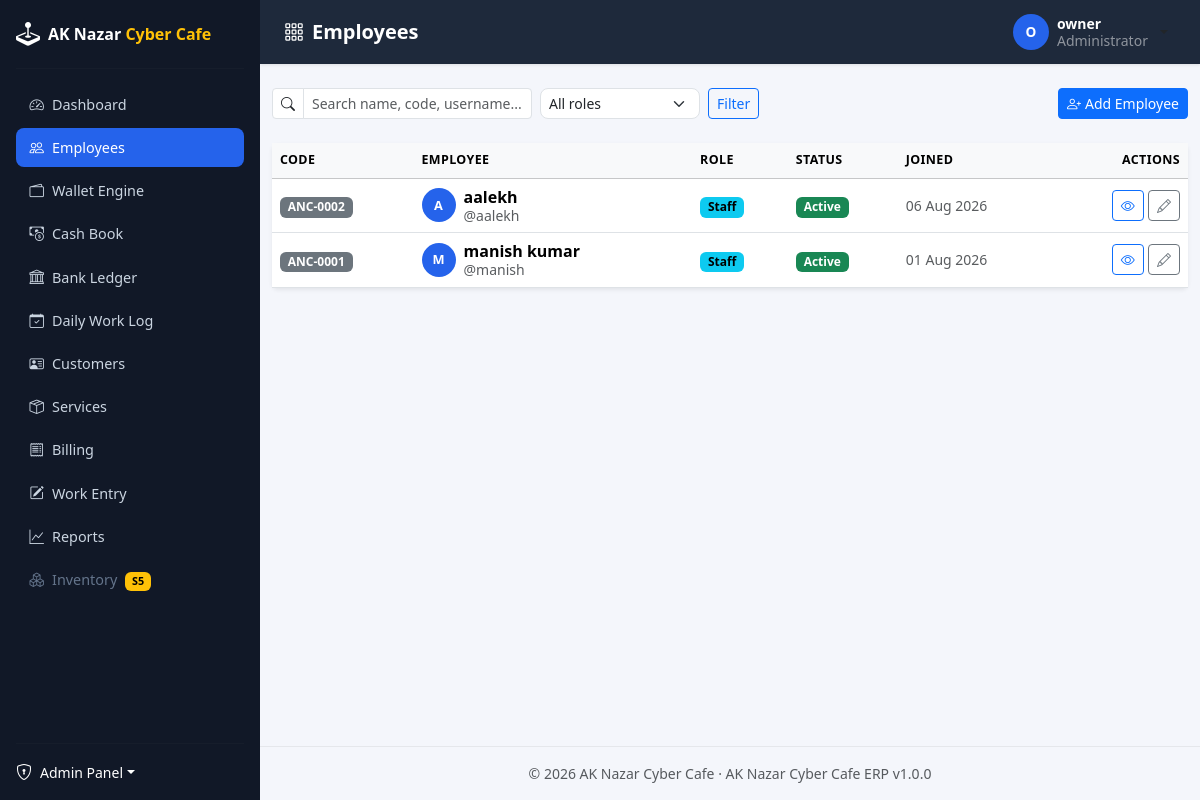
The page /employees/ (signed in) on the database as committed earlier.
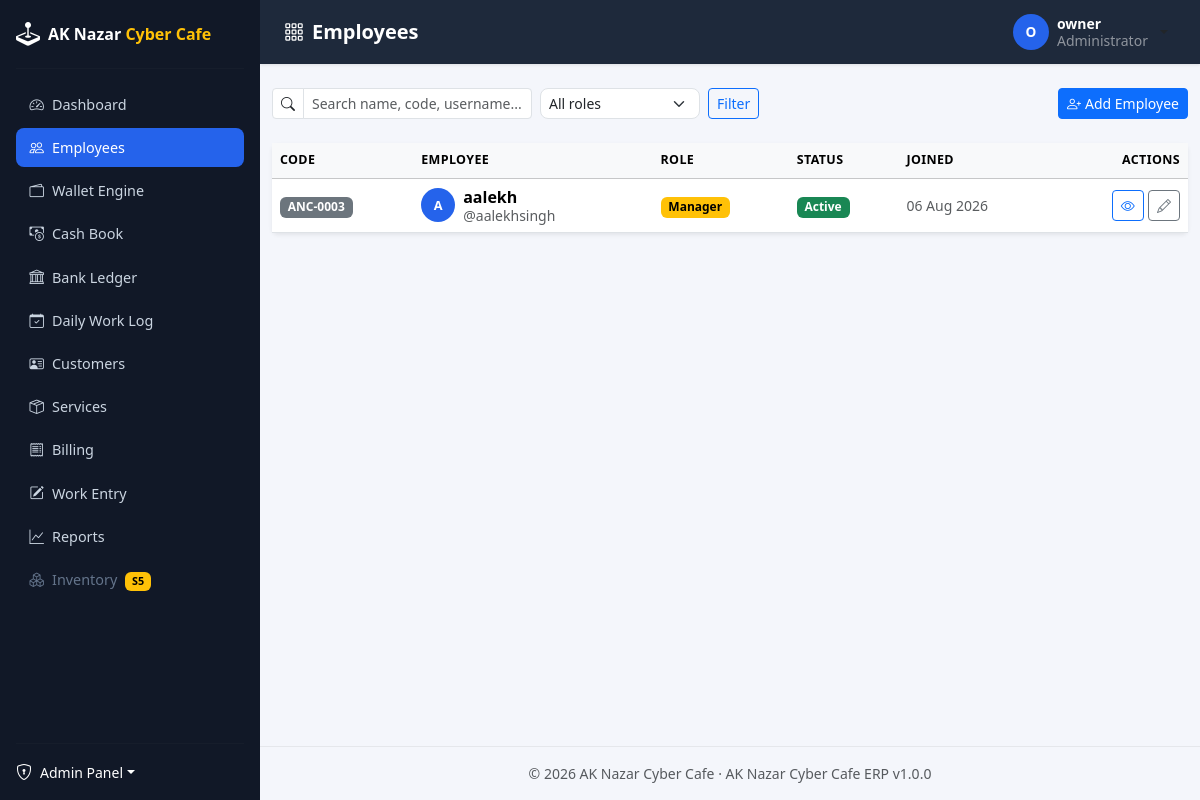
The same page on the database as committed later.
### apps/employees/models/employee.py (models this page shows, shortened)
class Employee(BaseModel):
    user = models.OneToOneField(
        settings.AUTH_USER_MODEL,
        on_delete=models.CASCADE,
        related_name="employee",
        help_text="Login account this employee profile belongs to.",
    )
    employee_code = models.CharField(max_length=20, unique=True, editable=False, db_index=True)
    full_name = models.CharField(max_length=150)
    role = models.CharField(max_length=30, choices=Role.choices, default=Role.STAFF, db_index=True)
    status = models.CharField(
        max_length=30,
        choices=EmploymentStatus.choices,
        default=EmploymentStatus.ACTIVE,
        db_index=True,
    )
    gender = models.CharField(max_length=10, choices=Gender.choices, blank=True)
    date_of_birth = models.DateField(null=True, blank=True)
    date_of_joining = models.DateField(null=True, blank=True)
    personal_phone = models.CharField(max_length=15, blank=True)
    personal_email = models.EmailField(blank=True)
    emergency_contact_name = models.CharField(max_length=150, blank=True)
    emergency_contact_phone = models.CharField(max_length=15, blank=True)
    address_line = models.CharField(max_length=255, blank=True)
    city = models.CharField(max_length=100, blank=True)
    state = models.CharField(max_length=100, blank=True)
    pincode = models.CharField(max_length=10, blank=True)
    id_proof_type = models.CharField(max_length=20, choices=IdProofType.choices, blank=True)
    id_proof_number = models.CharField(max_length=50, blank=True)
    photo = models.ImageField(upload_to="employees/photos/", blank=True, null=True)
    notes = models.TextField(blank=True)
    hourly_rate = money_field(default=0, blank=True)
    class Meta:
        ordering = ["-created_at"]
        verbose_name = "Employee"
        verbose_name_plural = "Employees"
        indexes = [
            models.Index(fields=["role", "status"]),
        ]
    @property
    def is_supervisor(self) -> bool:
        return self.role in (Role.OWNER, Role.MANAGER)

### apps/accounts/models/user.py (models this page shows, shortened)
class User(BaseModel, AbstractBaseUser, PermissionsMixin):
    username = models.CharField(max_length=150, unique=True, db_index=True)
    email = models.EmailField(unique=True, null=True, blank=True, db_index=True)
    phone = models.CharField(max_length=15, unique=True, null=True, blank=True)
    first_name = models.CharField(max_length=100, blank=True)
    last_name = models.CharField(max_length=100, blank=True)
    is_staff = models.BooleanField(default=False)
    date_joined = models.DateTimeField(auto_now_add=True)
    objects = UserManager()
    USERNAME_FIELD = "username"
    REQUIRED_FIELDS = []
    class Meta:
        ordering = ["-date_joined"]
        verbose_name = "User"
        verbose_name_plural = "Users"
    def get_full_name(self):
        full_name = " ".join(part for part in (self.first_name, self.last_name) if part).strip()
        return full_name or self.username
    def get_short_name(self):
        return self.first_name or self.username

### apps/employees/views/employee.py (the view)
# urls.py: path("", employee_views.EmployeeListView.as_view(), name="list"),
class EmployeeListView(LoginRequiredMixin, PermissionRequiredMixin, ListView):
    permission_required = "employees.view_employee"
    template_name = "employees/employee_list.html"
    context_object_name = "employees"
    paginate_by = 20
    def get_queryset(self):
        queryset = EmployeeSelector.list_active()
        search = self.request.GET.get("q", "").strip()
        role = self.request.GET.get("role", "").strip()
        if search:
            queryset = queryset.filter(
                Q(full_name__icontains=search)
                | Q(employee_code__icontains=search)
                | Q(user__username__icontains=search)
            )
        if role and role in Role.values:
            queryset = queryset.filter(role=role)
        return queryset
    def get_context_data(self, **kwargs):
        context = super().get_context_data(**kwargs)
        context["page_title"] = "Employees"
        context["roles"] = Role.choices
        context["q"] = self.request.GET.get("q", "")
        context["selected_role"] = self.request.GET.get("role", "")
        return context

### apps/common/context_processors.py (called while the page is built)
def erp_context(request):
    return {
        "ERP_APP_NAME": settings.ERP_APP_NAME,
        "ERP_APP_VERSION": settings.ERP_APP_VERSION,
        "ERP_COMPANY_NAME": settings.ERP_COMPANY_NAME,
        "ERP_COMPANY_ADDRESS": settings.ERP_COMPANY_ADDRESS,
    }

### apps/common/managers.py (called while the page is built)
    def get_queryset(self):
        return super().get_queryset().filter(deleted_at__isnull=True)

### apps/employees/selectors/employee_selector.py (called while the page is built)
    @staticmethod
    def list_active():
        return Employee.objects.select_related("user").order_by("-created_at")

### templates/employees/employee_list.html (shortened to what this page needs)
{% extends "base.html" %}
{% block content %}
<div class="d-flex flex-wrap align-items-center justify-content-between gap-2 mb-4">
    <div class="d-flex gap-2 flex-wrap">
        <form method="get" class="d-flex gap-2 flex-wrap">
            <div class="input-group input-group-sm" style="width: 260px;">
                <span class="input-group-text bg-white"><i class="bi bi-search"></i></span>
                <input type="text" name="q" value="{{ q }}" class="form-control" placeholder="Search name, code, username...">
            </div>
            <select name="role" class="form-select form-select-sm" style="width: 160px;">
                <option value="">All roles</option>
            </select>
            <button type="submit" class="btn btn-sm btn-outline-primary">Filter</button>
        </form>
    </div>
    {% if perms.employees.add_employee %}
        <a href="{% url 'employees:create' %}" class="btn btn-primary btn-sm">
            <i class="bi bi-person-plus me-1"></i>Add Employee
        </a>
    {% endif %}
</div>
<div class="card shadow-sm border-0">
    <div class="table-responsive">
        <table class="table table-hover align-middle mb-0">
            <thead class="table-light">
                <tr>
                    <th scope="col">Code</th>
                    <th scope="col">Employee</th>
                    <th scope="col">Role</th>
                    <th scope="col">Status</th>
                    <th scope="col">Joined</th>
                    <th scope="col" class="text-end">Actions</th>
                </tr>
            </thead>
            <tbody>
                {% for employee in employees %}
                    <tr>
                        <td><span class="badge text-bg-secondary">{{ employee.employee_code }}</span></td>
                        <td>
                            <div class="d-flex align-items-center gap-2">
                                <span class="user-avatar-sm">{{ employee.full_name|slice:":1"|upper }}</span>
                                <div class="lh-sm">
                                    <span class="d-block fw-semibold">{{ employee.full_name }}</span>
                                    <span class="d-block small text-muted">@{{ employee.user.username }}</span>
                                </div>
                            </div>
                        </td>
                        <td><span class="badge text-bg-{% if employee.is_supervisor %}warning{% else %}info{% endif %}">{{ employee.get_role_display }}</span></td>
                        <td>
                            <span class="badge {% if employee.status == 'ACTIVE' %}text-bg-success{% else %}text-bg-secondary{% endif %}">
                                {{ employee.get_status_display }}
                            </span>
                        </td>
                        <td class="text-muted small">{{ employee.date_of_joining|date:"d M Y"|default:"—" }}</td>
                        <td class="text-end">
                            <a href="{% url 'employees:detail' employee.pk %}" class="btn btn-sm btn-outline-primary" title="View">
                                <i class="bi bi-eye"></i>
                            </a>
                            {% if perms.employees.change_employee %}
                                <a href="{% url 'employees:update' employee.pk %}" class="btn btn-sm btn-outline-secondary" title="Edit">
                                    <i class="bi bi-pencil"></i>
                                </a>
                            {% endif %}
                        </td>
                    </tr>
                {% endfor %}
            </tbody>
        </table>
    </div>
</div>
{% endblock %}

Rows that differ between the two databases and show on the page:
no longer on this page (row edited): Employee: employee_code "ANC-0002", full_name "A", full_name "aalekh", user.username "aalekh", role "Staff", status "Active", date_of_joining "06 Aug 2026"
no longer on this page (row edited): Employee: employee_code "ANC-0001", full_name "M", full_name "manish kumar", user.username "manish", role "Staff", status "Active", date_of_joining "01 Aug 2026"
added Employee: employee_code "ANC-0003", full_name "A", full_name "aalekh", user.username "aalekhsingh", role "Manager", status "Active", date_of_joining "06 Aug 2026"
